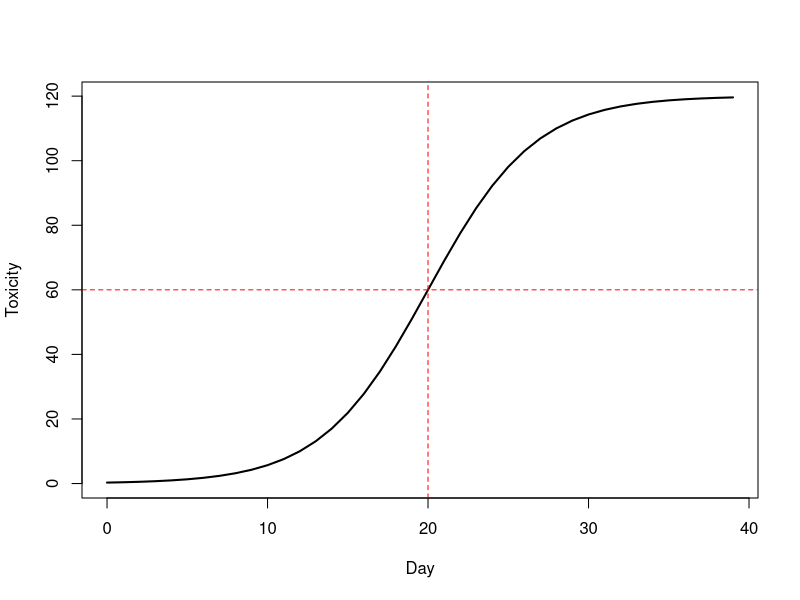
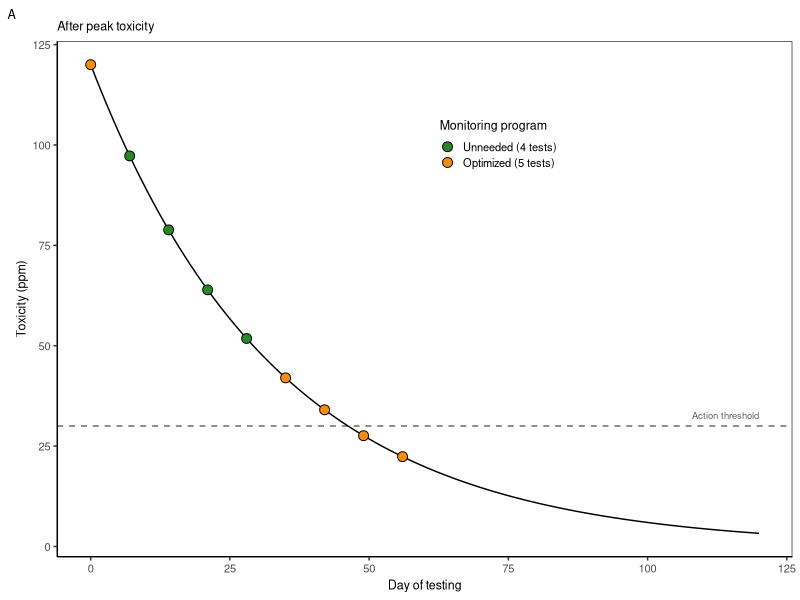
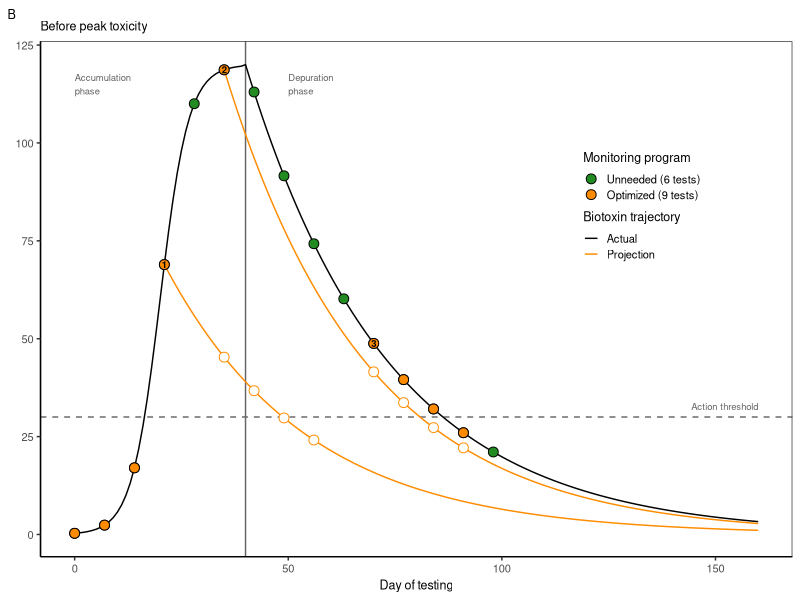
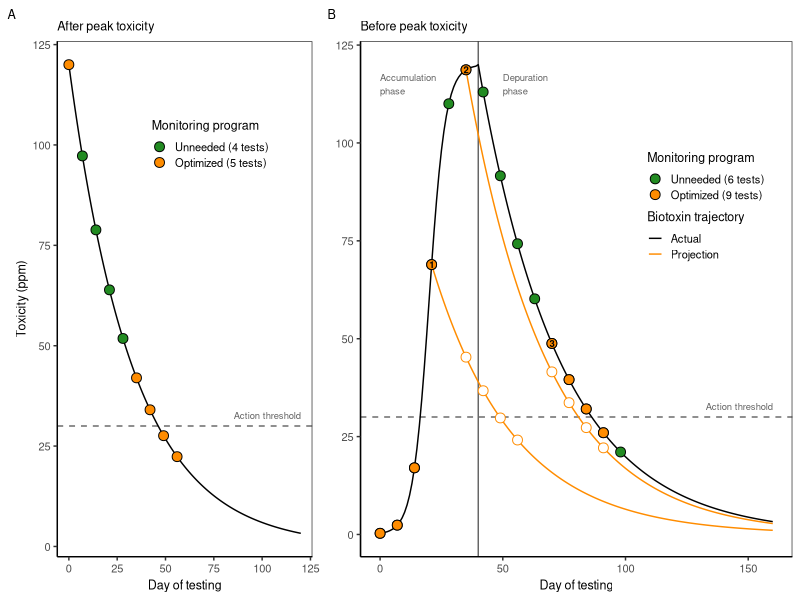

These charts were generated, in order, by the following R code: (Note: this script raises an error after producing the figures.)

# Clear workspace
rm(list = ls())

# Setup
################################################################################

# Packages
library(tidyverse)

# Directories
indir <- "data/raw"
outdir <- "data/processed"
plotdir <- "figures"


# Build data
################################################################################

# Decay params
n0 <- 120
k <- -0.03

# Timeline
days <- 0:120
toxs <- n0*exp(k*days)
data <- tibble(day=days,
               toxicity=toxs)

# Sampling scheme
samp <- data %>% 
  slice(seq(1, nrow(data), 7)) %>% 
  # Remove ones after two clean tests
  filter(day<=60) %>% 
  # Mark 
  mutate(program=ifelse(day %in% c(0, 35, 42, 49, 56), "Optimized (5 tests)", "Unneeded (4 tests)"),
         program=factor(program, levels=c("Unneeded (4 tests)", "Optimized (5 tests)")))


# Build data for second example
################################################################################

# Parameters
K <- 120        # Asymptote
t50 <- 20       # Day at which curve reaches half of K
s <- 0.3        # Steepness (adjust to taste)
ndays <- 40

# Logistic function with t50
sigmoid <- function(t, K, t50, s) {
  K / (1 + exp(-s * (t - t50)))
}

# Simulate
t <- 0:(ndays - 1)
N <- sigmoid(t, K, t50, s)

# Dataframe
df <- data.frame(phase="Deputation", 
                 day = t, 
                 toxicity = N)

# Plot
plot(df$day, df$toxicity, type = "l", lwd = 2,
     xlab = "Day", ylab = "Toxicity")
abline(h = K/2, v = t50, lty = 2, col = "red") # show half-point

# Merge
data1 <- data %>% 
  mutate(day=day+ndays,
         phase="Depuration")
data2 <- bind_rows(df, data1)

# Standard Sampling scheme
samp2_std <- data2 %>% 
  slice(seq(1, nrow(data2), 7)) %>% 
  filter(day <= 100) %>% 
  mutate(program="Standard")

# Projection curve 1
n0 <- samp2_std$toxicity[samp2_std$day==21]
days <- 0:140
toxs <- n0*exp(k*days)
proj1 <- tibble(day=days+21,
               toxicity=toxs) %>% 
  filter(day<= max(data2$day))

proj1_pts <- proj1 %>% 
  slice(seq(1, nrow(.), 7)) %>% 
  filter(day %in% c(35, 42, 49, 56))

# Projection curve 2
n0 <- samp2_std$toxicity[samp2_std$day==35]
days <- 0:140
toxs <- n0*exp(k*days)
proj2 <- tibble(day=days+35,
                toxicity=toxs) %>% 
  filter(day<= max(data2$day))

proj2_pts <- proj2 %>% 
  slice(seq(1, nrow(.), 7)) %>% 
  filter(day %in% c(70, 77, 84, 91))

# Optimized sampling
samp2_opt <- samp2_std %>% 
  filter(day %in% c(0, 7, 14, 21, 35, 70, 77, 84, 91)) %>% 
  mutate(program="Optimized")

# Merge
samp2 <- bind_rows(samp2_std, samp2_opt) %>% 
  mutate(program=recode_factor(program, 
                               "Standard"="Unneeded (6 tests)", # "Standard"="Standard (15 tests)"
                               "Optimized"="Optimized (9 tests)"))

# Merge lines for panel B
lines_df <- bind_rows(data2 %>% mutate(type="Actual", type1="Actual"),
                      proj1 %>% mutate(type="Projection", type1="Projection 1"),
                      proj2 %>% mutate(type="Projection", type1="Projection 2"))

# Projection points
proj_pts <- bind_rows(proj1 %>% slice(1), 
                      proj2 %>% slice(1), 
                      samp2 %>% filter(day==70 & grepl("Optimized", program))) %>% 
  mutate(num=1:3)


# Plot data
################################################################################

# Theme
my_theme <-  theme(axis.text=element_text(size=8),
                   axis.title=element_text(size=9),
                   legend.text=element_text(size=8),
                   legend.title=element_text(size=9),
                   strip.text=element_text(size=8),
                   plot.title=element_text(size=9),
                   plot.tag=element_text(size=9),
                   # Gridlines
                   panel.grid.major = element_blank(), 
                   panel.grid.minor = element_blank(),
                   panel.background = element_blank(), 
                   axis.line = element_line(colour = "black"),
                   # Legend
                   legend.key.size = unit(0.4, "cm"),
                   legend.key = element_rect(fill = NA, color=NA),
                   legend.background = element_rect(fill=alpha('blue', 0)))

# Plot
g1 <- ggplot(data, aes(x=day, y=toxicity)) +
  # Reference line
  geom_hline(yintercept=30, linetype="dashed", color="grey40") +
  annotate(geom="text", x=120, y=30, label="Action threshold", 
           color="grey40", hjust=1, vjust=-1, size=2.4) +
  # Data
  geom_line() +
  geom_point(data=samp, mapping=aes(fill=program), pch=21, size=3) +
  # Labels
  labs(x="Day of testing", y="Toxicity (ppm)", tag="A", title="After peak toxicity") +
  # Legend
  scale_fill_manual(name="Monitoring program", values=c("forestgreen", "darkorange")) +
  # Theme
  theme_bw() + my_theme +
  theme(legend.position = c(0.6, 0.8))
g1

# Plot
g2 <- ggplot() +
  # Phase line
  geom_vline(xintercept=40, color="grey40") +
  annotate(geom="text", x=0, y=115, label="Accumulation\nphase", 
           color="grey40", hjust=0, vjust=0.5, size=2.4) +
  annotate(geom="text", x=50, y=115, label="Depuration\nphase", 
           color="grey40", hjust=0, vjust=0.5, size=2.4) +
  # Reference line
  geom_hline(yintercept=30, linetype="dashed", color="grey40") +
  annotate(geom="text", x=160, y=30, label="Action threshold", 
           color="grey40", hjust=1, vjust=-1, size=2.4) +
  # Data
  geom_line(data=lines_df, mapping=aes(x=day, y=toxicity, group=type1, color=type)) +
  # Sampling points
  geom_point(data=samp2,  mapping=aes(x=day, y=toxicity, fill=program), pch=21, size=3) +
  geom_point(data=proj1_pts, mapping=aes(x=day, y=toxicity), color="darkorange", fill="white", pch=21, size=3) +
  geom_point(data=proj2_pts,  mapping=aes(x=day, y=toxicity), color="darkorange", fill="white", pch=21, size=3) +
  # Projection labels
  geom_text(data=proj_pts, mapping=aes(x=day, y=toxicity, label=num), 
            color="black", fontface="bold", hjust=0.5, vjust=0.5, size=2.4) +
  # Labels
  labs(x="Day of testing", y="Toxicity (ppm)", tag="B", title="Before peak toxicity") +
  # Legend
  scale_color_manual(name="Biotoxin trajectory", values=c("black", "darkorange")) +
  scale_fill_manual(name="Monitoring program", values=c( "forestgreen", "darkorange")) +
  guides(fill = guide_legend(order = 1), color = guide_legend(order = 2)) +
  # Theme
  theme_bw() + my_theme +
  theme(axis.title.y=element_blank(),
        legend.position = c(0.8, 0.68), 
        legend.spacing.y = unit(-0.2, "cm"))
g2

# Merge
g <- gridExtra::grid.arrange(g1, g2, nrow=1, widths=c(0.4, 0.6))

# Export
ggsave(g, filename=file.path(plotdir, "Fig1_depuration_rate_utility.png"), 
       width=6.5, height=3, units="in", dpi=600)



# Version with accumulation and projection curves seperated
################################################################################

# # Plot
# g2 <- ggplot(data2, aes(x=day, y=toxicity)) +
#   # Phase line
#   geom_vline(xintercept=40, color="grey40") +
#   annotate(geom="text", x=0, y=115, label="Accumulation\nphase", 
#            color="grey40", hjust=0, vjust=0.5, size=2.4) +
#   annotate(geom="text", x=50, y=115, label="Depuration\nphase", 
#            color="grey40", hjust=0, vjust=0.5, size=2.4) +
#   # Reference line
#   geom_hline(yintercept=30, linetype="dashed", color="grey40") +
#   annotate(geom="text", x=160, y=30, label="Action threshold", 
#            color="grey40", hjust=1, vjust=-1, size=2.4) +
#   # Data
#   geom_line() +
#   # Projections
#   geom_line(data=proj1, color="forestgreen") +
#   geom_line(data=proj2, color="forestgreen") +
#   # Sampling points
#   geom_point(data=samp2,  mapping=aes(fill=program), pch=21, size=3) +
#   geom_point(data=proj1_pts,  color="forestgreen", fill="white", pch=21, size=3) +
#   geom_point(data=proj2_pts,  color="forestgreen", fill="white", pch=21, size=3) +
#   # Labels
#   labs(x="Day of testing", y="Toxicity (ppm)", tag="B", title="Before peak toxicity") +
#   # Legend
#   scale_fill_manual(name="Monitoring program", values=c("darkorange", "forestgreen")) +
#   # Theme
#   theme_bw() + my_theme +
#   theme(axis.title.y=element_blank(),
#         legend.position = c(0.8, 0.8))
# g2

# Uptake and depuration schematic
################################################################################

# Plot
g <- ggplot(data2, aes(x=day, y=toxicity)) +
  # Phase line
  geom_vline(xintercept=40, color="grey40", linetype="dotted") +
  annotate(geom="text", x=0, y=115, label="Accumulation\nphase", 
           color="grey40", hjust=0, vjust=0.5, size=2.4) +
  annotate(geom="text", x=50, y=115, label="Depuration\nphase", 
           color="grey40", hjust=0, vjust=0.5, size=2.4) +
  # Reference line
  geom_hline(yintercept=30, linetype="dashed", color="grey40") +
  annotate(geom="text", x=160, y=30, label="Action threshold", 
           color="grey40", hjust=1, vjust=-1, size=2.4) +
  # Data
  geom_line() +
  # Labels
  labs(x="Day of testing", y="Toxicity (ppm)") +
  # Theme
  theme_bw() + my_theme
g


# Export
ggsave(g, filename=file.path(plotdir, "FigSX_depuration_trajectory_simple.png"), 
       width=4.5, height=3, units="in", dpi=600)
